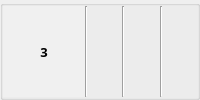
                      <widget class="QGroupBox" name="groupBox_12">
                       <property name="title">
                        <string/>
                       </property>
                       <layout class="QHBoxLayout" name="horizontalLayout_5">
                        <property name="spacing">
                         <number>0</number>
                        </property>
                        <property name="leftMargin">
                         <number>0</number>
                        </property>
                        <property name="topMargin">
                         <number>0</number>
                        </property>
                        <property name="rightMargin">
                         <number>0</number>
                        </property>
                        <property name="bottomMargin">
                         <number>0</number>
                        </property>
                        <item>
                         <widget class="QLabel" name="label_12">
                          <property name="minimumSize">
                           <size>
                            <width>82</width>
                            <height>0</height>
                           </size>
                          </property>
                          <property name="maximumSize">
                           <size>
                            <width>60</width>
                            <height>16777215</height>
                           </size>
                          </property>
                          <property name="font">
                           <font>
                            <family>나눔고딕</family>
                            <pointsize>10</pointsize>
                            <weight>75</weight>
                            <bold>true</bold>
                           </font>
                          </property>
                          <property name="styleSheet">
                           <string notr="true">background-color : rgb(240, 240, 240)</string>
                          </property>
                          <property name="text">
                           <string>3</string>
                          </property>
                          <property name="alignment">
                           <set>Qt::AlignCenter</set>
                          </property>
                         </widget>
                        </item>
                        <item>
                         <widget class="Line" name="line_4">
                          <property name="orientation">
                           <enum>Qt::Vertical</enum>
                          </property>
                         </widget>
                        </item>
                        <item>
                         <widget class="QLabel" name="nielsen_TV_Programme3">
                          <property name="font">
                           <font>
                            <family>나눔고딕</family>
                            <pointsize>10</pointsize>
                           </font>
                          </property>
                          <property name="text">
                           <string/>
                          </property>
                          <property name="margin">
                           <number>0</number>
                          </property>
                         </widget>
                        </item>
                        <item>
                         <widget class="Line" name="line_3">
                          <property name="orientation">
                           <enum>Qt::Vertical</enum>
                          </property>
                         </widget>
                        </item>
                        <item>
                         <widget class="QLabel" name="nielsen_TV_Broadcast3">
                          <property name="maximumSize">
                           <size>
                            <width>200</width>
                            <height>16777215</height>
                           </size>
                          </property>
                          <property name="font">
                           <font>
                            <family>나눔고딕</family>
                            <pointsize>10</pointsize>
                           </font>
                          </property>
                          <property name="text">
                           <string/>
                          </property>
                          <property name="margin">
                           <number>0</number>
                          </property>
                         </widget>
                        </item>
                        <item>
                         <widget class="Line" name="line_14">
                          <property name="orientation">
                           <enum>Qt::Vertical</enum>
                          </property>
                         </widget>
                        </item>
                        <item>
                         <widget class="QLabel" name="nielsen_TV_Audience3">
                          <property name="maximumSize">
                           <size>
                            <width>150</width>
                            <height>16777215</height>
                           </size>
                          </property>
                          <property name="font">
                           <font>
                            <family>나눔고딕</family>
                            <pointsize>10</pointsize>
                           </font>
                          </property>
                          <property name="text">
                           <string/>
                          </property>
                          <property name="alignment">
                           <set>Qt::AlignCenter</set>
                          </property>
                         </widget>
                        </item>
                       </layout>
                      </widget>
